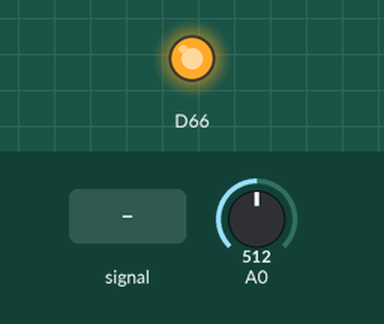
This sketch was run on a simulated Arduino Due. Shown: output pins drawn as LEDs (lit = HIGH). The test bench sets the inputs (shaded band); at power-on: A0 = 512 (analog values on the 0–1023 scale).

Above: at 1.2 s.
1.3 s: A0 fed a 200 Hz sine of ±460 counts around its level
At 2.7 s:
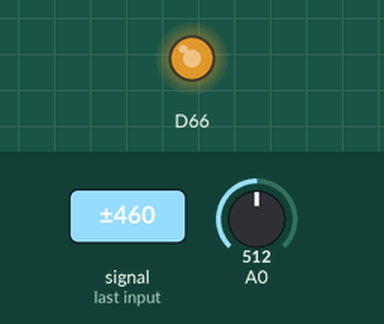
3.9 s: A0 set to 306
At 4.5 s:
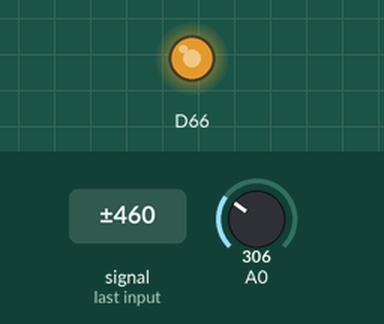
Timing chart, 0 to 5.4 s (numbered marks = the images above; inputs shaded):
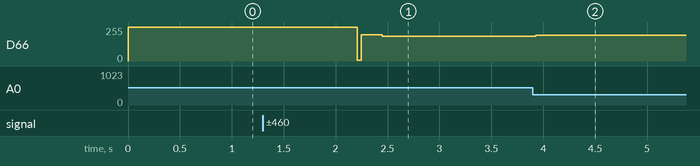

Measured:
- after the input at 1.3 s, D66: 255/255 → 196/255 after 0.91 s, → 185/255 0.24 s later
- after the input at 3.9 s, D66: 185/255 → 193/255 at once

The sketch:

sketch_may10a.ino
```cpp
// Test program for instrument input
#define BSIZE 8000 // DUE has 96K bytes of RAM, use 2*8K of them to give about 1/4 sec max delay
int ringBuff[BSIZE];

#define T1 (BSIZE - (BSIZE/5)) // define tap time points as fraction of buffer size. T1 is shortest delay
#define T2 (BSIZE - 1) // T2 is longest delay possible

void setup() {
  // put your setup code here, to run once:

  for(int i = 0; i < BSIZE; i++)
    ringBuff[i] = 0;

  pinMode(A0, INPUT);
  analogReadResolution(12); // override 10 bit default. can go to 12 since board is a due
  analogWriteResolution(10); // overrid default 8 bit since we'll use DAC0 on due board
  Serial.begin(9600);
}

void loop() {
  // put your main code here, to run repeatedly:
  int signalIn;
  int signalOut; // value to be output and stored into buffer at currentTap
  int oldValue1; // values read from previous tap points
  int oldValue2;
  int currentTap = 0; // the current tap point - incremented after each sample (modulo BSIZE)
  int tap; // temp used in indexing into older tap points
  long loopCount = 0; // counter for debug writes to serial port
  while(1) {
    signalIn = analogRead(A0) - 2048; // read 10 bit analog signal and convert to bipolar value

    // make delay of approx. 20us so sample rate is 40 Ksamp/sec
    // since without delay is seems to sample >= 100k/sec
    delayMicroseconds(20);

    // get values at delayed tap points in buffer
    tap = currentTap - T1;
    if (tap < 0)
      tap += BSIZE;
    oldValue1 = ringBuff[tap];

    tap = currentTap - T2;
    if (tap < 0)
      tap += BSIZE;
    oldValue2 = ringBuff[tap];

    // scale values (uP has 2-cycle integer divide capability, so just use mult/divide)
    oldValue1 /= 3;
    oldValue2 /= 4;

    // create output at this time sample, store it, and increment tap point
    signalOut = signalIn + oldValue1 + oldValue2;
    // limit the outputs to mimic normal overload distortion
    // and avoid digital number wraparound...
    if(signalOut > 2047) signalOut = 2047;
    if(signalOut < -2047) signalOut = -2047;
    // store in buffer
    ringBuff[currentTap] = signalOut;
    // increment circular tap point
    currentTap++;
    if(currentTap >= BSIZE) currentTap -= BSIZE;

    // scale value back to unsigned value in preparation for DAC
    signalOut += 2048;
    // write to DAC0 output on due board
    analogWrite(DAC0, signalOut);

    //**************** For Timing Tests Only *********************
    // ******* comment out for normal use as audio reverb
    // if(++loopCount >= 40000) {
    // Serial.println(signalIn);
    //  loopCount = 0;
    // }

    // repeat
  }
}
```
